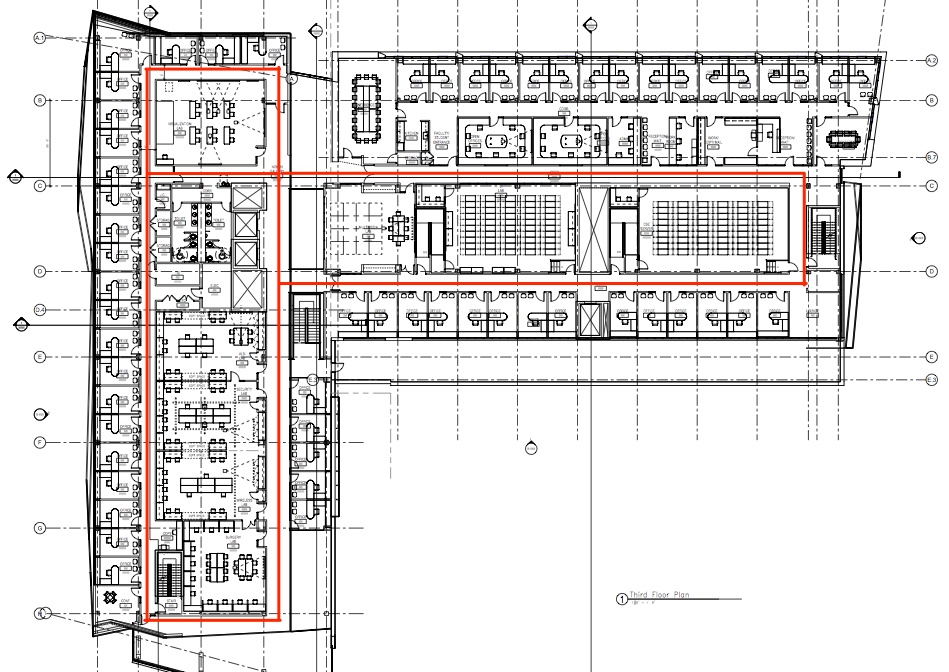
//> input picture Pasted_Image_3_30_14__7_58_PM 2.png, 949 x 672 px
$ ./flow '../Pasted_Image_3_30_14__7_58_PM 2.png' ../am.png   (built with g++ and OpenCV 4)
//> lines starting //> are read from the running program, lines starting //| are printed output that depends on the picture
#include <opencv2/opencv.hpp>
#include <cstdlib>
using namespace std;
using namespace cv;

int main(int argc, char* argv[]) {
    bool debug = false;
    debug = (argc >= 4);

    int max_count = 100;
    Mat image_prev = imread(argv[1], CV_LOAD_IMAGE_GRAYSCALE);
//> image_prev: 672 rows x 949 cols, CV_8UC1; min 0, max 255, mean 222.9
    Mat image_next = imread(argv[2], CV_LOAD_IMAGE_GRAYSCALE);
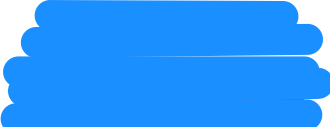
//> input picture am.png, 330 x 127 px
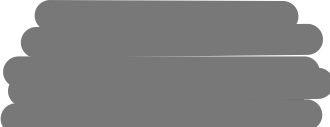
//> image_next: 127 rows x 330 cols, CV_8UC1; min 112, max 255, mean 133
//    double angle = atof(argv[3]);

    Mat display_prev, display_next;
    cvtColor(image_prev, display_prev, CV_GRAY2RGB);
    cvtColor(image_next, display_next, CV_GRAY2RGB);

    vector<Point2f> features_prev, features_next;

    goodFeaturesToTrack(image_next, // the image
                        features_prev,   // the output detected features
                        max_count,  // the maximum number of features
                        0.3,
                        5);     // min distance between two features
//> features_prev = 6 Points (x, y): [297, 23], [38, 26], [12, 102], [26, 55], [319, 67], [8, 84]
// Tracker is initialised and initial features are stored in features_next
// Now iterate through rest of images
    // Find position of feature in new image
    Mat status, err;

//> (the run ends here: the program stops with an error, at `calcOpticalFlowPyrLK(`)
